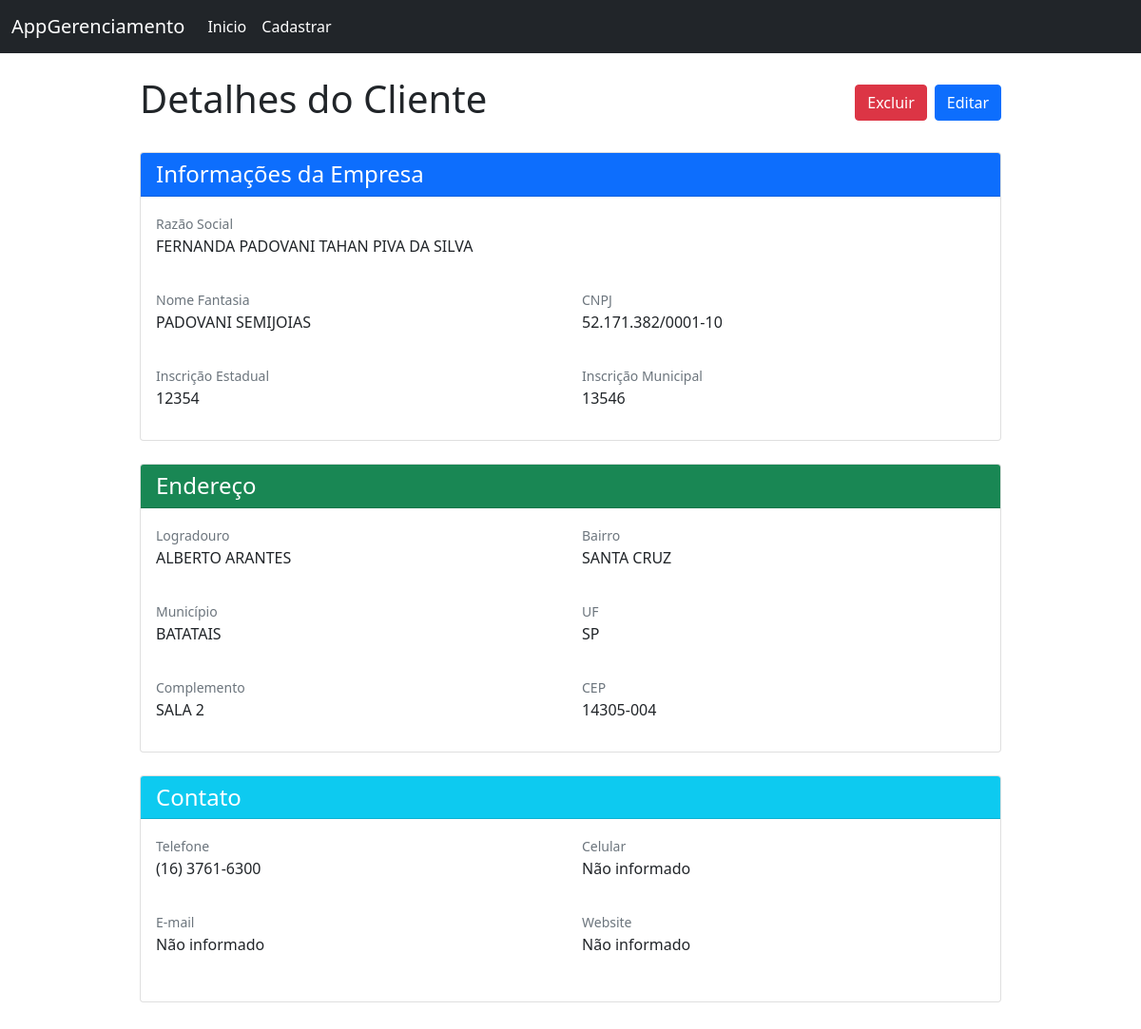
Page /clientes/3/ on the committed database.
### gerencia/models.py (models this page shows, shortened)
class Clientes(models.Model):
  nome_fantasia = models.CharField(max_length=255, null=False, blank=False, validators=[MinLengthValidator(3)])
  razao_social = models.CharField(max_length=255, null=False, unique=True, validators=[MinLengthValidator(3)])
  cnpj = models.CharField(max_length=14, unique=True, null=False, blank=False, validators=[validar_cnpj, MinLengthValidator(14, 'CNPJ deve conter exatamente 14 dígitos numéricos.')])
  inscricao_municipal = models.CharField(unique=True, validators=[MinLengthValidator(5)])
  inscricao_estadual = models.CharField(unique=True, validators=[MinLengthValidator(5)])
  data_insercao = models.DateTimeField(auto_now_add=True)
  Ultima_edicao = models.DateTimeField(auto_now=True)

class Enderecos(models.Model):
  uf_choices = [
    ('AC', 'AC'), ('AL', 'AL'), ('AP', 'AP'), ('AM', 'AM'),
    ('BA', 'BA'), ('CE', 'CE'), ('DF', 'DF'), ('ES', 'ES'),
    ('GO', 'GO'), ('MA', 'MA'), ('MT', 'MT'), ('MS', 'MS'),
    ('MG', 'MG'), ('PA', 'PA'), ('PB', 'PB'), ('PR', 'PR'),
    ('PE', 'PE'), ('PI', 'PI'), ('RJ', 'RJ'), ('RN', 'RN'),
    ('RS', 'RS'), ('RO', 'RO'), ('RR', 'RR'), ('SC', 'SC'),
    ('SP', 'SP'), ('SE', 'SE'), ('TO', 'TO'),
  ]
  logradoro = models.CharField(max_length=255, null=False, blank=False, validators=[MinLengthValidator(3)])
  complemento = models.CharField(max_length=255, null=True, blank=True)
  bairro = models.CharField(max_length=255, null=False, blank=False, validators=[MinLengthValidator(3)])
  municipio = models.CharField(max_length=255, null=False, blank=False, validators=[MinLengthValidator(3)])
  uf = models.CharField(max_length=2, choices=uf_choices, validators=[MinLengthValidator(2, 'UF deve conter exatamente 2 letras.')])
  cep = models.CharField(max_length=8, null=False, blank=False, validators=[MinLengthValidator(8, 'CEP deve conter exatamente 8 dígitos numéricos.')])
  cliente = models.OneToOneField(Clientes, on_delete=models.CASCADE, related_name="endereco")

class Contatos(models.Model):
  telefone = models.CharField(max_length=10, null=False, blank=False, validators=[MinLengthValidator(10, 'Telefone deve conter 10 dígitos numéricos (DDD + número!).')])
  celular = models.CharField(max_length=11, null=True, blank=True)
  whatsapp = models.BooleanField(default=False)
  email = models.EmailField(max_length=100, null=True, blank=True)
  url = models.URLField(max_length=255, null=True, blank=True)
  cliente = models.OneToOneField(Clientes, on_delete=models.CASCADE, related_name="contatos")

### gerencia/views.py (the view)
# urls.py: path('clientes/<int:pk>/', cliente, name='cliente'),
def cliente(request, pk):
  cliente = get_object_or_404(Clientes.objects.select_related('endereco', 'contatos'), pk=pk)
  context = {'cliente': cliente}
  return render(request, 'cliente.html', context)

### gerencia/templates/cliente.html (shortened to what this page needs)
{% extends 'base.html' %}
{% block content %}
  <div class="container py-4">
    <div class="row justify-content-center">
      <div class="col-md-10">
        <div class="d-flex justify-content-between align-items-center mb-4">
          <h1>Detalhes do Cliente</h1>
          <div class="d-flex gap-2 align-items-center">
              <button id="btnExcluir" type="submit" class="btn btn-danger">Excluir</button>
            <a href="{% url 'edit_cliente' cliente.pk %}" class="btn btn-primary">Editar</a>
          </div>
        </div>
        <div class="card mb-4">
          <div class="card-header bg-primary text-white">
            <h4 class="mb-0">Informações da Empresa</h4>
          </div>
          <div class="card-body">
            <div class="row mb-3">
              <div class="col-md-12">
                <label class="text-muted small">Razão Social</label>
                <p class="fw-semibold">{{ cliente.razao_social }}</p>
              </div>
            </div>
            <div class="row mb-3">
              <div class="col-md-6">
                <label class="text-muted small">Nome Fantasia</label>
                <p class="fw-semibold">{{ cliente.nome_fantasia }}</p>
              </div>
              <div class="col-md-6">
                <label class="text-muted small">CNPJ</label>
                <p id="cnpj" class="fw-semibold">{{ cliente.cnpj }}</p>
              </div>
            </div>
            <div class="row">
              <div class="col-md-6">
                <label class="text-muted small">Inscrição Estadual</label>
                <p class="fw-semibold">{{ cliente.inscricao_estadual|default:"Não informado" }}</p>
              </div>
              <div class="col-md-6">
                <label class="text-muted small">Inscrição Municipal</label>
                <p class="fw-semibold">{{ cliente.inscricao_municipal|default:"Não informado" }}</p>
              </div>
            </div>
          </div>
        </div>
        <div class="card mb-4">
          <div class="card-header bg-success text-white">
            <h4 class="mb-0">Endereço</h4>
          </div>
          <div class="card-body">
            <div class="row mb-3">
              <div class="col-md-6">
                <label class="text-muted small">Logradouro</label>
                <p class="fw-semibold">{{ cliente.endereco.logradoro }}</p>
              </div>
              <div class="col-md-6">
                <label class="text-muted small">Bairro</label>
                <p class="fw-semibold">{{ cliente.endereco.bairro }}</p>
              </div>
            </div>
            <div class="row mb-3">
              <div class="col-md-6">
                <label class="text-muted small">Município</label>
                <p class="fw-semibold">{{ cliente.endereco.municipio }}</p>
              </div>
              <div class="col-md-6">
                <label class="text-muted small">UF</label>
                <p class="fw-semibold">{{ cliente.endereco.uf }}</p>
              </div>
            </div>
            <div class="row">
              <div class="col-md-6">
                <label class="text-muted small">Complemento</label>
                <p class="fw-semibold">{{ cliente.endereco.complemento|default:"Não informado" }}</p>
              </div>
              <div class="col-md-6">
                <label class="text-muted small">CEP</label>
                <p id="cep" class="fw-semibold">{{ cliente.endereco.cep }}</p>
              </div>
            </div>
          </div>
        </div>
        <div class="card mb-4">
          <div class="card-header bg-info text-white">
            <h4 class="mb-0">Contato</h4>
          </div>
          <div class="card-body">
            <div class="row mb-3">
              <div class="col-md-6">
                <label class="text-muted small">Telefone</label>
                <p id="telefone" class="fw-semibold">{{ cliente.contatos.telefone }}</p>
              </div>
              <div class="col-md-6">
                <label class="text-muted small">Celular</label>
                <p class="fw-semibold">
                  {{ cliente.contatos.celular|default:"Não informado" }}
                </p>
              </div>
            </div>
            <div class="row mb-3">
              <div class="col-md-6">
                <label class="text-muted small">E-mail</label>
                {% if cliente.contatos.email %}
                      <p class="fw-semibold">
                        <a href="mailto:{{ cliente.contatos.email }}">{{ cliente.contatos.email }}</a>
                      </p>
                {% else %}
                      <p class="fw-semibold">Não informado</p>
                {% endif %}
              </div>
              <div class="col-md-6">
                <label class="text-muted small">Website</label>
                <p class="fw-semibold">
                  {% if cliente.contatos.url %}
                    <a href="{{ cliente.contatos.url }}" target="_blank">{{ cliente.contatos.url }}</a>
                  {% else %}
                    Não informado
                  {% endif %}
                </p>
              </div>
            </div>
          </div>
        </div>
      </div>
    </div>
  </div>
{% endblock %}

### rows in the picture
Clientes: razao_social "FERNANDA PADOVANI TAHAN PIVA DA SILVA", nome_fantasia "PADOVANI SEMIJOIAS", inscricao_estadual "12354", inscricao_municipal "13546", endereco.logradoro "ALBERTO ARANTES", endereco.bairro "SANTA CRUZ", endereco.municipio "BATATAIS", endereco.uf "SP", endereco.complemento "SALA 2", contatos.celular "Não informado"
